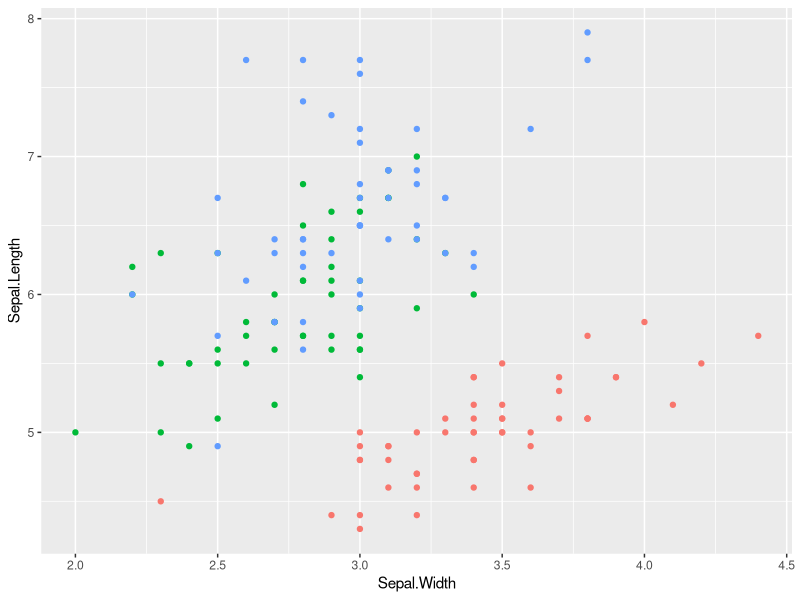

This figure's R source:
## ---- chunk 1
knitr::opts_chunk$set(echo = FALSE)
date_text <- "format(Sys.Date(), '%B %d, %Y')"
## ---- chunk 2
library(ggplot2)
ggplot(iris, aes(x = Sepal.Width, y = Sepal.Length)) +
    geom_point(aes(color=Species), show.legend = F)
